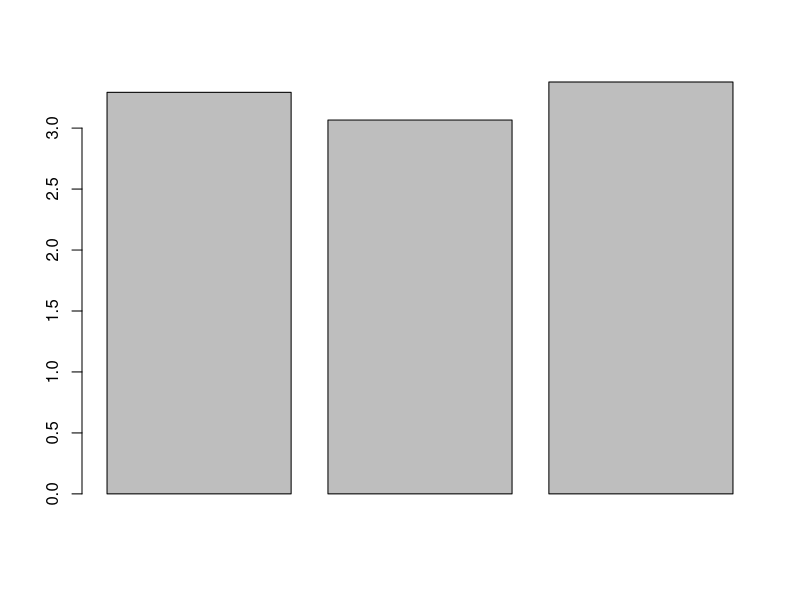
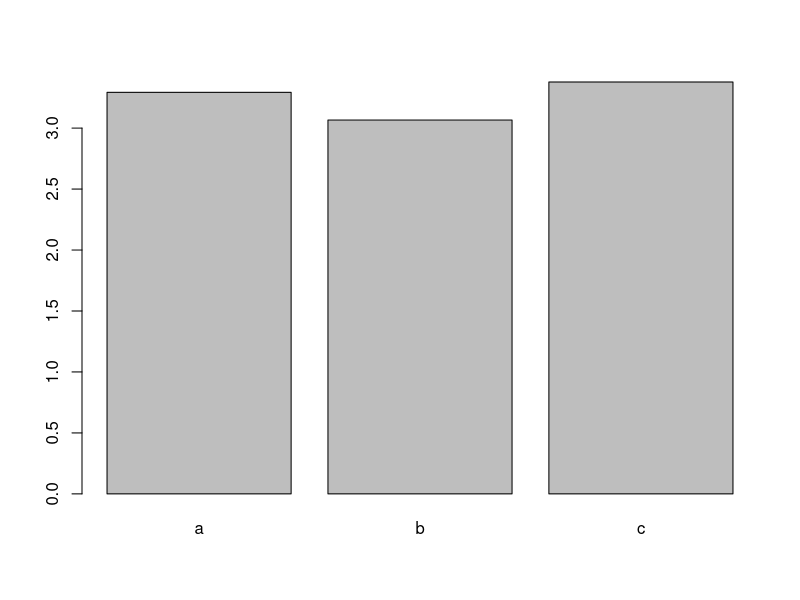
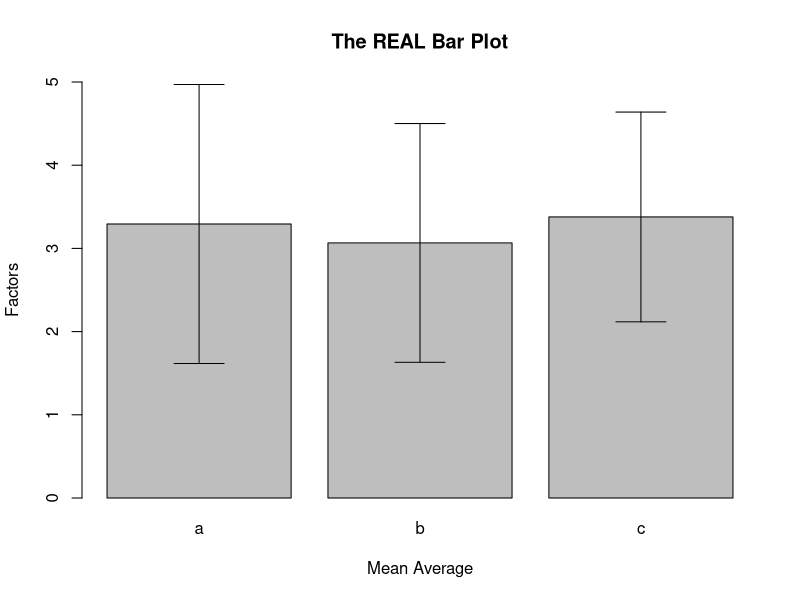
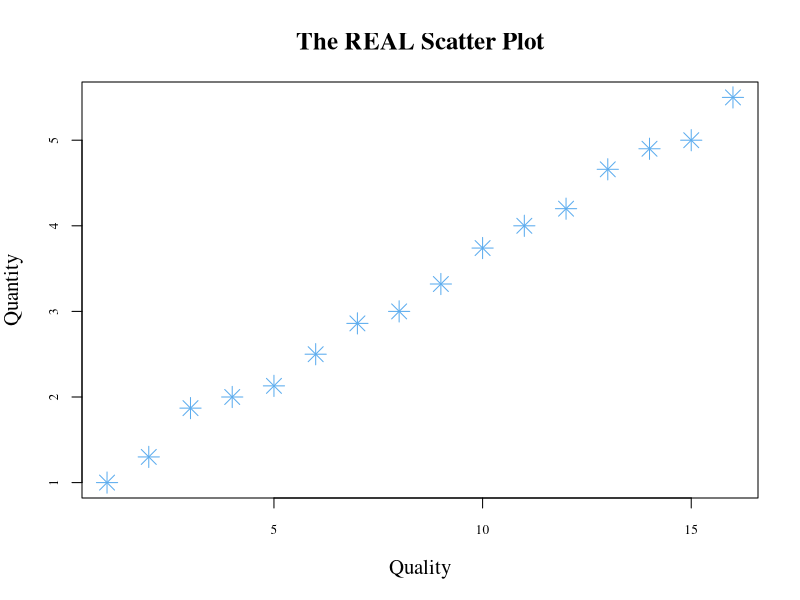
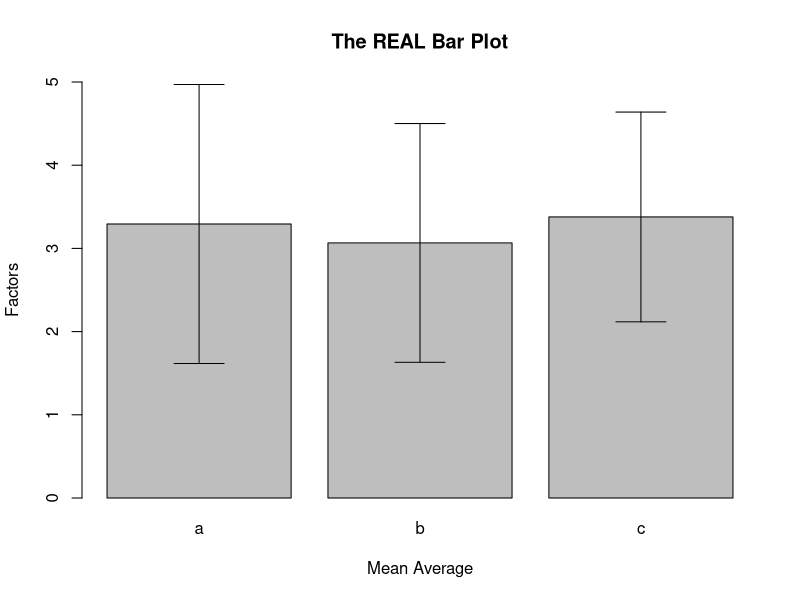

Reproduce these figures in R, in order.
# With the data frame you created last week you will:
#Data
a <- c(1,2,3,4,5,6,7,8,9,10,11,12,13,14,15)
b <- c(1,2,3,4,5,1,2,3,4,5,1,2,3,4,5)
c <- c(1,1.3,1.87,2,2.13,2.5,2.86,3,3.32,3.74,4,4.2,4.66,4.9,5)
d <- c('a','b','c','d','e','f','g','h','i','j','k','l','m','n','o')
e <- c('a','b','c','a','b','c','a','b','c','a','b','c','a','b','c')

#frame creation
df <- as.data.frame(cbind(a,b,c,d,e))
df$b <- as.numeric(as.character(df$b))
df$c <- as.numeric(as.character(df$c))

#adding 16th row
add.row <- data.frame(16,1,5.5,"p","a")
colnames(add.row) <- colnames(df) 
df1 <- rbind(df, add.row)

#naming rows and removing organization data
row.names(df1) <- df1$d
df1 <- df1[,-4]
df1

# Create a barplot for one numeric column, grouped by the character vector with 3 unique values
  # Add error bars with mean and standard deviation to the plot
  # Change the x and y labels and add a title
  # Export the plot as a PDF that is 4 inches wide and 7 inches tall.

#establishing mean data
df.mean <- aggregate(df1$c ~df1$e, FUN = "mean")
df.mean

#renaming columns 
colnames(df.mean) <- c("Factor","Mean")
df.mean

#creating base plot
barplot(df.mean$Mean)

#labels
barplot(df.mean$Mean, names.arg = df.mean$Factor)

#establishing standard deviation data
df.sd <- aggregate(df1$c ~df1$e, FUN = "sd")

#renaming columns
colnames(df.sd) <- c("Factor","StanDev")
df.sd

#giving bar plot titles and y axis height variables
b.plot <- barplot(df.mean$Mean, names.arg = df.mean$Factor, xlab = "Mean Average", ylab = "Factors", main = "The REAL Bar Plot", ylim = c(0,5))

#adding error bars for mean + standard deviation 
arrows(b.plot, df.mean$Mean-df.sd$StanDev,
       b.plot, df.mean$Mean+df.sd$StanDev,angle=90,code=3)

#Exporting bar plot as pdf
pdf( file = "Winters_barplot.pdf", width = 4, height = 7)
b.plot <- barplot(df.mean$Mean, names.arg = df.mean$Factor, xlab = "Mean Average", ylab = "Factors", main = "The REAL Bar Plot", ylim = c(0,5))
arrows(b.plot, df.mean$Mean-df.sd$StanDev,
       b.plot, df.mean$Mean+df.sd$StanDev,angle=90,code=3)
dev.off()

# Create a scatter plot between two of your numeric columns.
  # Change the point shape and color to something NOT used in the example.
  # Change the x and y labels and add a title
  # Export the plot as a JPEG by using the "Export" button in the plotting pane.

#Creating scatter plot with axis labels and title and text change
par(family = "serif")
plot(df1$c ~ df1$a, xlab = "Quality", ylab = "Quantity", main = "The REAL Scatter Plot", cex.axis=0.8, cex.main = 1.5, cex.lab = 1.25, pch=8, col = "steelblue2", cex = 2)
# Upload both plots with the script used to create them to GitHub.
  # Follow the same file naming format as last week for the script.
  # Name plots as Lastname_barplot or Lastname_scatterplot. Save them to your "plots" folder.
setwd("C:/GitHub/wintersjb")
dev.off()
